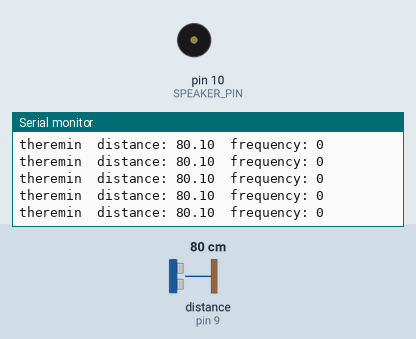
The sketch below on a simulated Arduino Uno, built with avr-gcc and run on an emulated ATmega328P. Shown: buzzer (waves = sounding, pin HIGH), the last lines printed to the serial monitor. Wiring (inferred from the names in the program): ultrasonic range finder: trigger pin 8; echo pin 9. The test bench sets the inputs (shaded band); at power-on: distance to the obstacle (sensor on pin 9) 80 cm. The echo pulse lasts 58.3 µs per cm; pins used as bus, display or sensor lines are not drawn.

Above: at 1.2 s.
1.3 s: distance to the obstacle (sensor on pin 9) set to 2 cm
At 1.39 s:
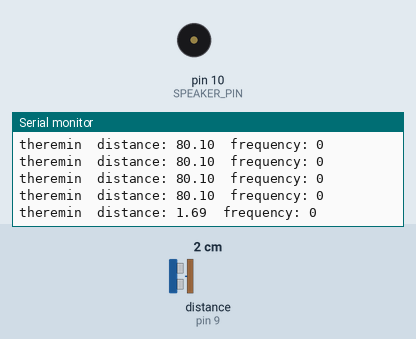
4.3 s: distance to the obstacle (sensor on pin 9) set to 18 cm
At 4.31 s:
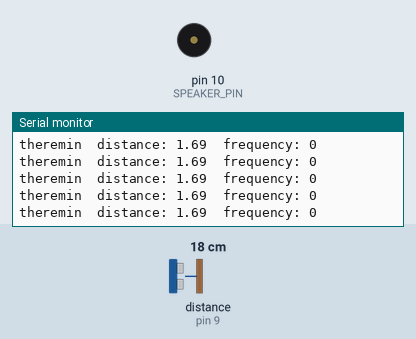
10.3 s: distance to the obstacle (sensor on pin 9) set to 4 cm
At 10.3 s:
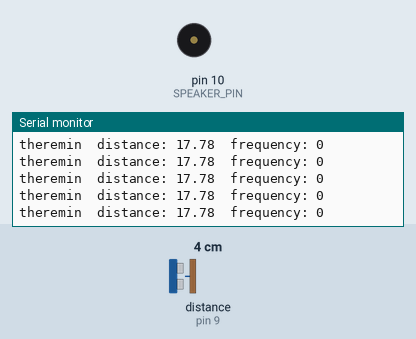
13.3 s: distance to the obstacle (sensor on pin 9) set to 35 cm
At 13.32 s:
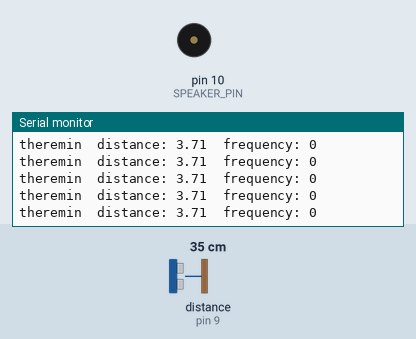
16.3 s: distance to the obstacle (sensor on pin 9) set to 9 cm
At 16.31 s:
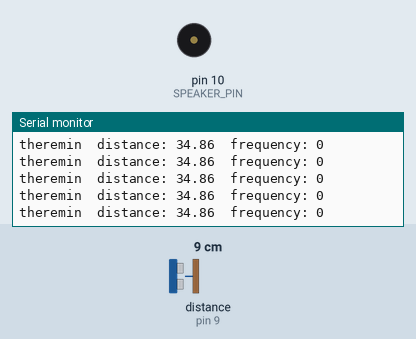
19.3 s: distance to the obstacle (sensor on pin 9) set to 299 cm
At 19.56 s:
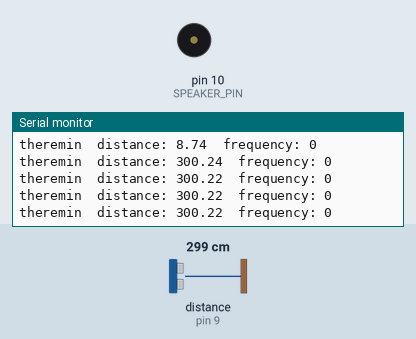
Timing chart, 0 to 22.3 s (numbered marks = the images above; inputs shaded):
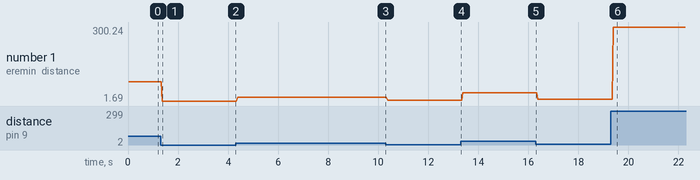

Measured:
- after the input at 1.3 s, the serial monitor: prints a new line after 0.07 s (image 1)
- after the input at 19.3 s, the serial monitor: prints a new line after 0.10 s (image 6)
- plotted number 1: 80.1 → 1.69 after the input at 1.3 s, 1.69 → 17.78 after the input at 4.3 s, 17.78 → 3.71 after the input at 10.3 s, 3.71 → 34.86 after the input at 13.3 s, 34.86 → 8.74 after the input at 16.3 s

The sketch:

theremin.ino
```cpp
// A program for Choezin's theremin. Her theremin has two ultrasonic
// distance sensors and one speakers.
// TODO: change volume of speaker based on the second distance sensor

#define LEFT_TRIG_PIN 8
#define LEFT_ECHO_PIN 9
#define RIGHT_TRIG_PIN 7
#define RIGHT_ECHO_PIN 6

#define SPEAKER_PIN 10
#define LOW_FREQ 55.0
#define HIGH_FREQ 440.0


struct Theremin {
  String myName;
  int trigPin;
  int echoPin;
  int speakerPin;
  int freq;

  void init() {
    pinMode(trigPin, OUTPUT);
    pinMode(echoPin, INPUT);
    pinMode(speakerPin, OUTPUT);
    freq = LOW_FREQ;
    Serial.println("Initialized theremin.");
  }

  // Returns the distance in cm
  float getDist() {
    // Have several readings to get more accurate result
    // Returning the minimal reading
    unsigned int duration = 65535;
    for (int i = 0; i < 3; i++) {
      digitalWrite(trigPin, LOW);
      delayMicroseconds(2);
      digitalWrite(trigPin, HIGH);
      delayMicroseconds(2);
      digitalWrite(trigPin, LOW);
      unsigned int currentDuration = pulseIn(echoPin, HIGH);
      duration = min(duration, currentDuration);
    }
    // Converting to approximate cm
    float cm = duration / 58.0;
    return cm;
  }

  void getDistAndPlay() {
    float d = getDist();
    Serial.print(myName + "  " + "distance: " + String(d) + "  ");
    // if distance less than 100, update the note to play
    if (d < 100) {
      // want a linear to exponential function
      // a linear change in d is converted to a geometric change in freq
      freq = LOW_FREQ * pow(HIGH_FREQ / LOW_FREQ, 100 - d);
    }
    tone(speakerPin, freq);
    Serial.println("frequency: " + String(freq));
  }
};

Theremin theremin {"theremin", LEFT_TRIG_PIN, LEFT_ECHO_PIN, SPEAKER_PIN};


void setup() {
  // For debugging
  Serial.begin(9600);

  // Initializing pins
  theremin.init();
}

void loop() {
  theremin.getDistAndPlay();
  Serial.println("");
}
```
